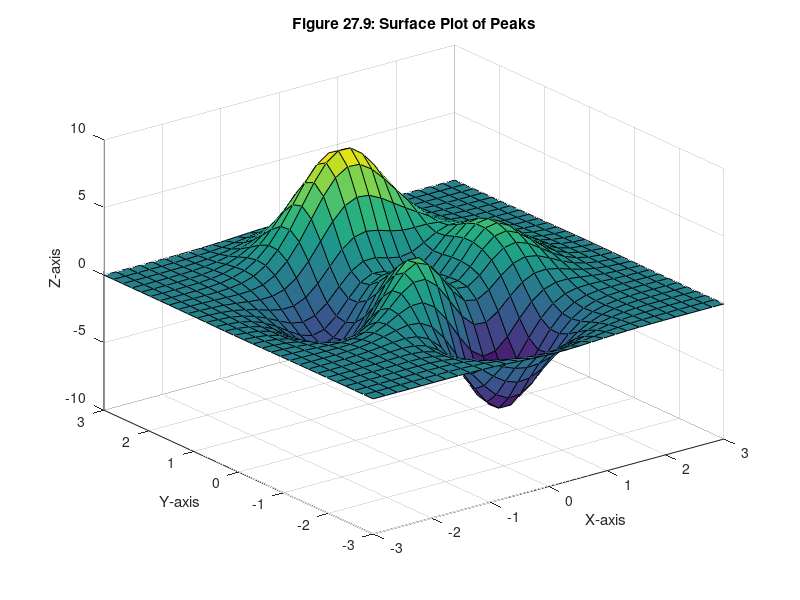

MATLAB code to generate this figure:
[X,Y,Z] = peaks(30);
surf(X,Y,Z)
xlabel('X-axis'), ylabel('Y-axis'), zlabel('Z-axis')
title('Figure 27.9: Surface Plot of Peaks')
